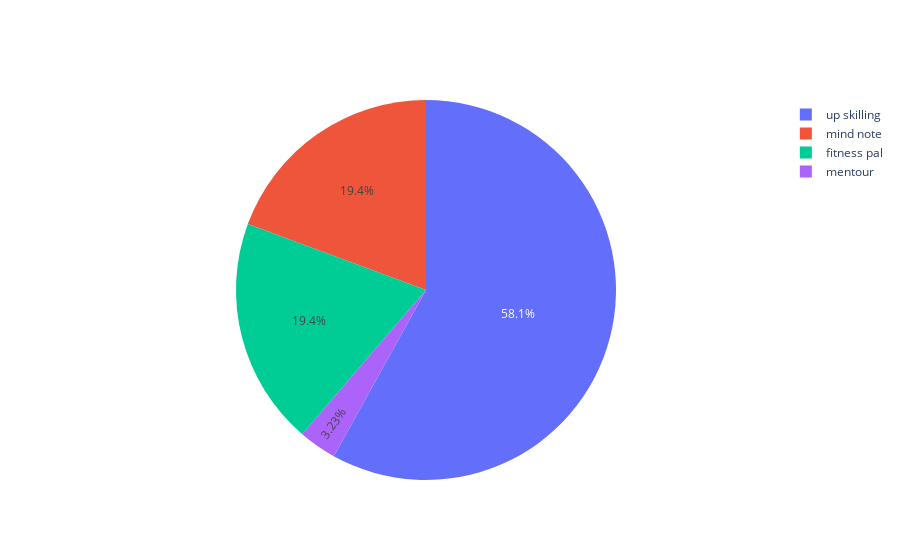

The notebook cell saved with this chart:
### Markdown cell above
# Module that is highly used by a particular department

### Code cell
import plotly.graph_objects as go

dep_df = df.loc[df['department'] == "HR"]

labels = list(dep_df["module"].unique())
values = list(dep_df.module.value_counts())

fig = go.Figure(data=[go.Pie(labels=labels, values=values)])
fig.show()

### Figure 1 — Plotly figure (JSON) as saved in the notebook; plotly's stock layout.template omitted (floating-point values rounded to 4 significant figures)
{"data": [{"labels": ["up skilling", "mind note", "fitness pal", "mentour"], "type": "pie", "values": [18, 6, 6, 1]}], "layout": {}}
